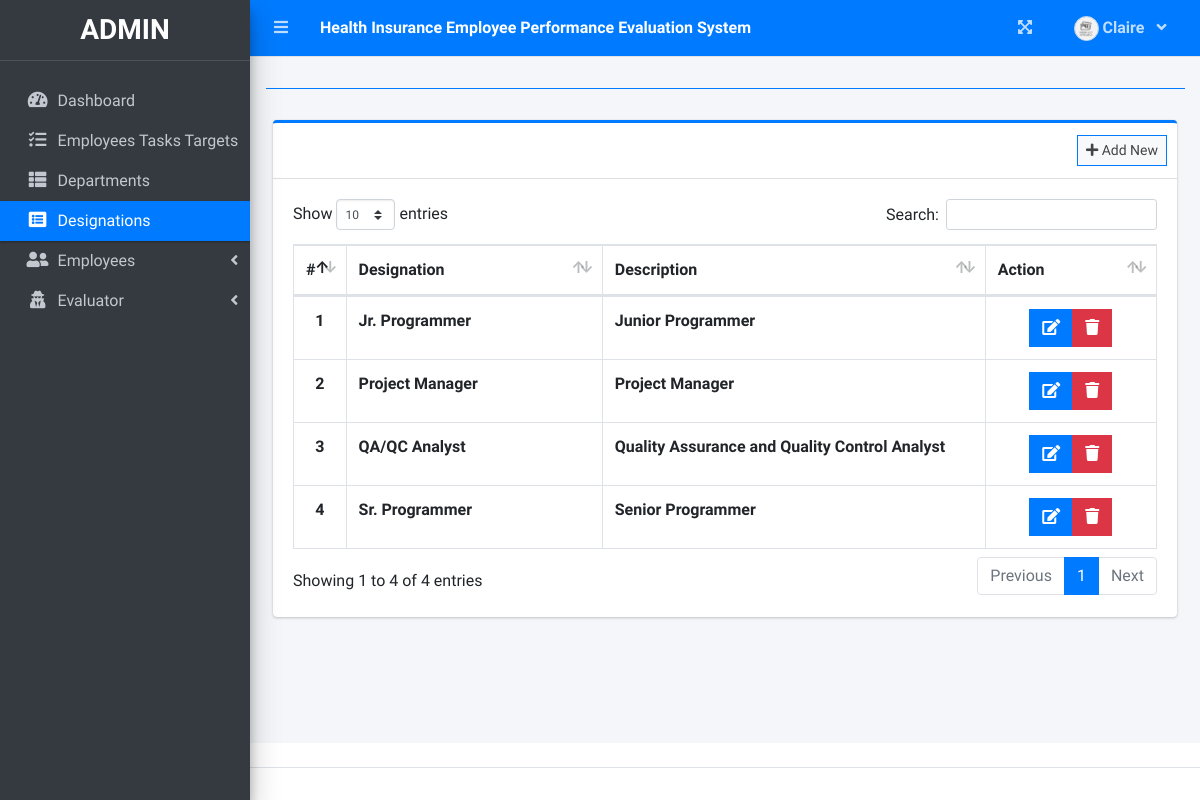
/index.php?page=designation (signed in), run on an earlier commit of the app's database.
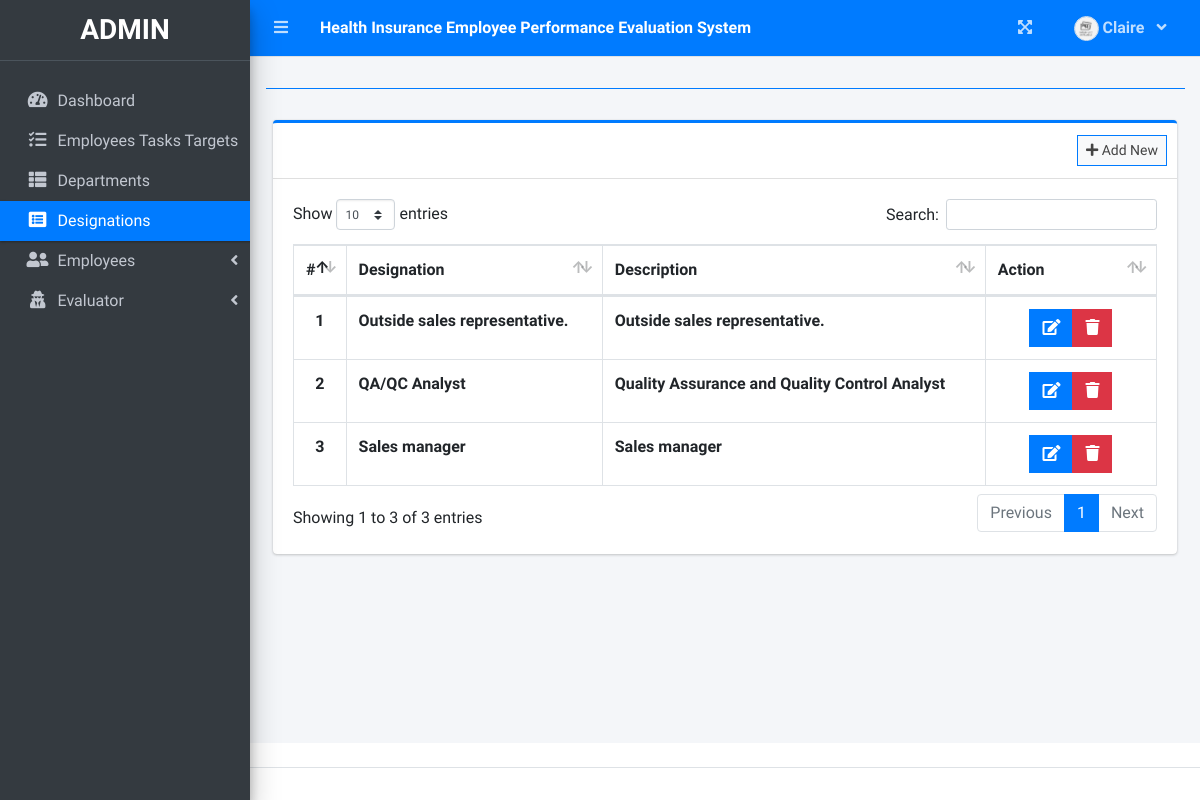
And on a later commit of the database.
### tables this page shows
CREATE TABLE `designation_list` (
  `id` int(30) NOT NULL,
  `designation` varchar(200) NOT NULL,
  `description` text NOT NULL
);

### designation.php (the view, shortened to what this page needs)
<?php include'db_connect.php' ?>
<div class="col-lg-12">
	<div class="card card-outline card-primary">
		<div class="card-header">
			<div class="card-tools">
				<a class="btn btn-block btn-sm btn-default btn-flat border-primary new_designation" href="javascript:void(0)"><i class="fa fa-plus"></i> Add New</a>
			</div>
		</div>
		<div class="card-body">
			<table class="table tabe-hover table-bordered" id="list">
				<colgroup>
					<col width="5%">
					<col width="30%">
					<col width="45%">
					<col width="20%">
				</colgroup>
				<thead>
					<tr>
						<th class="text-center">#</th>
						<th>Designation</th>
						<th>Description</th>
						<th>Action</th>
					</tr>
				</thead>
				<tbody>
					<?php
					$i = 1;
					$qry = $conn->query("SELECT * FROM designation_list order by designation asc ");
					while($row= $qry->fetch_assoc()):
					?>
					<tr>
						<th class="text-center"><?php echo $i++ ?></th>
						<td><b><?php echo $row['designation'] ?></b></td>
						<td><b><?php echo $row['description'] ?></b></td>
						<td class="text-center">
		                    <div class="btn-group">
		                        <a href="javascript:void(0)" data-id='<?php echo $row['id'] ?>' class="btn btn-primary btn-flat manage_designation">
		                          <i class="fas fa-edit"></i>
		                        </a>
		                        <button type="button" class="btn btn-danger btn-flat delete_designation" data-id="<?php echo $row['id'] ?>">
		                          <i class="fas fa-trash"></i>
		                        </button>
	                      </div>
						</td>
					</tr>
				<?php endwhile; ?>
				</tbody>
			</table>
		</div>
	</div>
</div>

### sidebar.php (shortened to what this page needs)
<aside class="main-sidebar sidebar-dark-primary elevation-4">
  <div class="dropdown">
 	<a href="./" class="brand-link">
      <?php if($_SESSION['login_type'] == 2): ?>
      <h3 class="text-center p-0 m-0"><b>ADMIN</b></h3>
      <?php elseif($_SESSION['login_type'] == 1): ?>
      <h3 class="text-center p-0 m-0"><b>Evaluator</b></h3>
       <?php else: ?>
      <h3 class="text-center p-0 m-0"><b>Employee</b></h3>
      <?php endif; ?>
  </a>
  </div>
  <div class="sidebar pb-4 mb-4">
    <nav class="mt-2">
      <ul class="nav nav-pills nav-sidebar flex-column nav-flat" data-widget="treeview" role="menu" data-accordion="false">
       <li class="nav-item dropdown" style="margin-top: 20px;">
          <a href="./" class="nav-link nav-home">
            <i class="nav-icon fas fa-tachometer-alt"></i>
            <p>
              Dashboard
            </p>
          </a>
        </li>
        <li class="nav-item dropdown">
          <a href="./index.php?page=task_list" class="nav-link nav-task_list">
            <i class="nav-icon fas fa-tasks"></i>
            <p>
              Employees Tasks Targets
            </p>
          </a>
        </li>
        <?php if($_SESSION['login_type'] == 2): ?>
        <li class="nav-item dropdown">
          <a href="./index.php?page=department" class="nav-link nav-department">
            <i class="nav-icon fas fa-th-list"></i>
            <p>
              Departments
            </p>
          </a>
        </li>
        <li class="nav-item dropdown">
          <a href="./index.php?page=designation" class="nav-link nav-designation">
            <i class="nav-icon fas fa-list-alt"></i>
            <p>
              Designations
            </p>
          </a>
        </li>
        <li class="nav-item">
          <a href="#" class="nav-link nav-edit_employee">
            <i class="nav-icon fas fa-user-friends"></i>
            <p>
              Employees
              <i class="right fas fa-angle-left"></i>
            </p>
          </a>
        </li>
        <li class="nav-item">
          <a href="#" class="nav-link nav-edit_evaluator">
            <i class="nav-icon fas fa-user-secret"></i>
            <p>
              Evaluator
              <i class="right fas fa-angle-left"></i>
            </p>
          </a>
        </li>
      <?php endif; ?>
      </ul>
    </nav>
  </div>
</aside>

What changed in the data, as far as the page shows it:
removed designation_list: designation "Jr. Programmer", description "Junior Programmer"
removed designation_list: designation "Project Manager", description "Project Manager"
removed designation_list: designation "Sr. Programmer", description "Senior Programmer"
added designation_list: designation "Outside sales representative.", description "Outside sales representative."
added designation_list: designation "Sales manager", description "Sales manager"
Also different on the page:
text written by a page script: "Show entries Search: Showing 1 to 4 of 4 entries Previous 1 Next" → "Show entries Search: Showing 1 to 3 of 3 entries Previous 1 Next"
